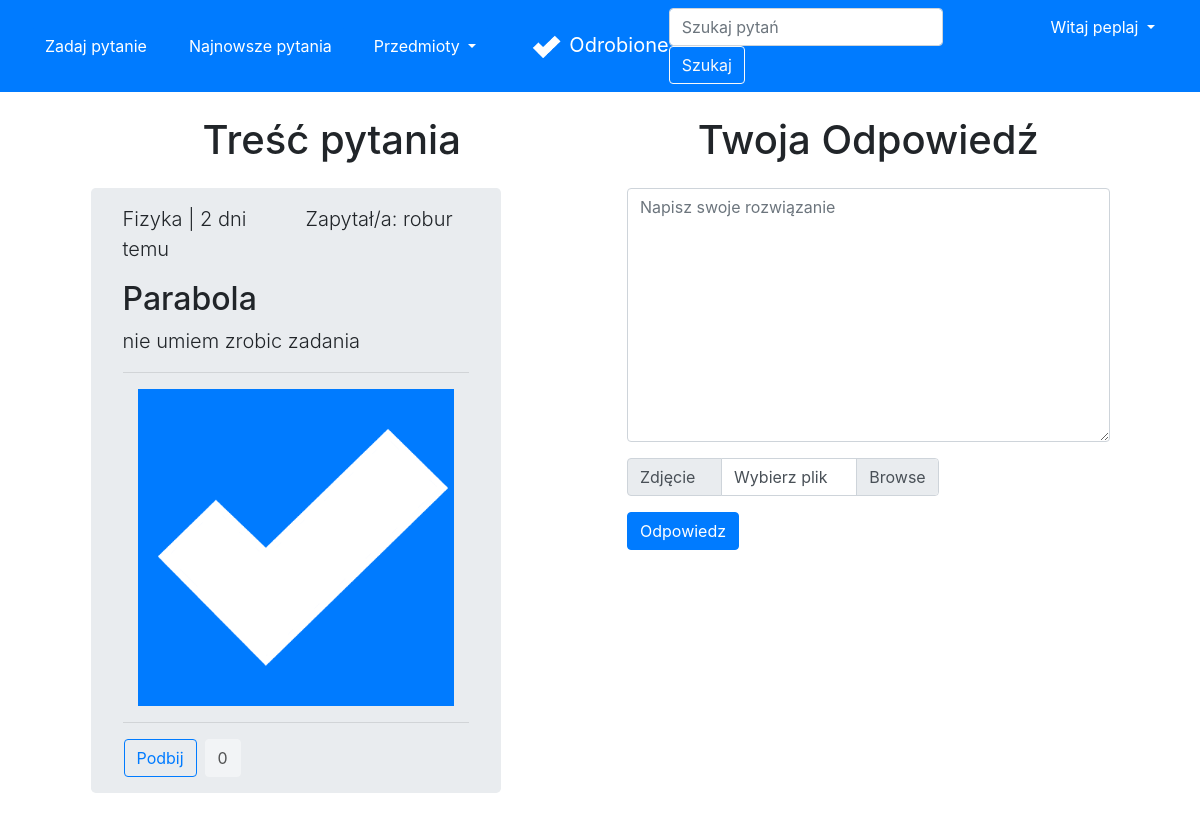
/latest/24/createAnswer (signed in), run on an earlier commit of the app's database.
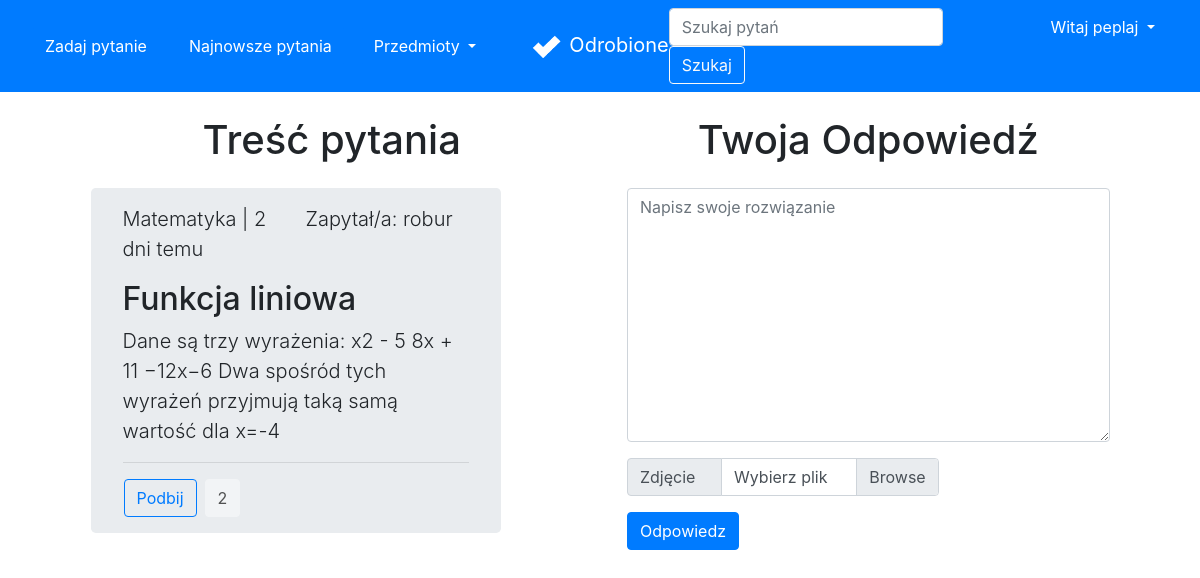
And on a later commit of the database.
### forum/models.py (models this page shows, shortened)
class Question(Model):
    title = CharField(max_length=300)
    desc = TextField()
    image = ImageField(upload_to='images/', blank=True)
    createDate = DateTimeField(auto_now_add=True)
    user = ForeignKey(User, on_delete=CASCADE)
    schools = [
        ('', 'Wybierz szkołę'),
        ('ps', 'Szkoła Podstawowa'),
        ('ms', 'Szkoła Średnia'),
        ('cl', 'Studia'),
    ]
    school = CharField(max_length=2, choices=schools,
                       default='')
    subjects = [
        ('', 'Wybierz przedmiot'),
        ('mat', 'Matematyka'),
        ('fiz', 'Fizyka'),
        ('inf', 'Informatyka'),
        ('pol', 'Język Polski'),
        ('ang', 'Język Angielski'),
        ('nmc', 'Język Niemiecki'),
        ('his', 'Historia'),
        ('bio', 'Biologia'),
        ('che', 'Chemia'),
        ('geo', 'Geografia'),
    ]
    subject = CharField(max_length=3, choices=subjects,
                        default='')
    likes = ManyToManyField(User, related_name='likes', blank=True)
    def total_likes(self):
        return self.likes.count()
    def display_time(self):
        mytimezone = timezone.utc
        now = datetime.now(mytimezone)
        diff = (now - self.createDate).days
        if diff == 0:
            if str(now - self.createDate).split(":")[0] == "0":
                if now.hour == self.createDate.hour and now.minute - self.createDate.minute != 0:
                    return str(now.minute - self.createDate.minute)+" min. temu"
                if now.minute - self.createDate.minute != 0:
                    return str(now - self.createDate).split(":")[1]+" min. temu"
                else:
                    return "teraz"
            else:
                return str(now - self.createDate).split(":")[0] + " godz. temu"
        else:
            if diff == 1:
                return str(diff)+" dzień temu"
            else:
                return str(diff)+" dni temu"
    def display_subject(self):
        mySubjects = {'mat': 'Matematyka', 'fiz': 'Fizyka', 'inf': 'Informatyka',
                      'pol': 'Język Polski', 'ang': 'Język Angielski', 'nmc': 'Język Niemiecki',
                      'his': 'Historia', 'bio': 'Biologia', 'che': 'Chemia', 'geo': 'Geografia'}
        return mySubjects[self.subject]

### accounts/models.py (models this page shows)
class User(AbstractUser):
    email = models.EmailField(_('email address'), unique=True)

### forum/views.py (the view, shortened to what this page needs)
# urls.py: path('latest/<int:questionId>/createAnswer',
@login_required
def createAnswer(request, questionId):
    question = get_object_or_404(Question, pk=questionId)
    if request.method == 'GET':
        return render(request, 'forum/createAnswer.html', {'form': AnswerForm(), 'question': question})

### forum/forms.py
class AnswerForm(forms.ModelForm):
    class Meta:
        model = Answer
        fields = ('desc', 'image')

### forum/templates/forum/createAnswer.html (shortened to what this page needs)
{% extends 'forum/base.html' %}
{% block content %}
<div class="row justify-content-center mb-3">
    <div class="col-md-5 mt-4">
        <h1 class="mb-4 text-center">Treść pytania</h1>
        <div class="jumbotron py-3" style="height: fit-content; width: 85%;">
            <div class="row">
                <div class="col text-left">
                    <p class="lead">{{question.display_subject}} | {{question.display_time}}</p>
                </div>
                <div class="col text-right mr-3">
                    <p class="lead">Zapytał/a: {{question.user}}</p>
                </div>
            </div>
            <h2 class="display">{{question.title}}</h2>
            <p class="lead">{{question.desc}}</p>
            <hr class="my-2">
            {% if question.image %}
            <div class="container text-center">
                <img src="{{question.image.url}}" class="img-fluid my-2">
            </div>
            <hr class="my-2">
            {% endif %}
            <div class="row mt-3">
                <div class="col content-left">
                    <div class="row">
                        <form action="{% url 'like' question.id %}" method="POST">
                            {% if question.is_liked %}
                            <button type="submit" class="btn btn-primary ml-3">Podbij</button>
                            {% else %}
                            <button type="submit" class="btn btn-outline-primary ml-3">Podbij</button>
                            {% endif %}
                        </form>
                        <a class="btn btn-light disabled ml-2" style="color: black;" href="#"
                            role="button">{{question.total_likes}}</a>
                    </div>
                </div>
            </div>
        </div>
    </div>
    <div class="col-md-5 ml-4">
        <br>
        <h1 class="mb-4 text-center">Twoja Odpowiedź</h1>
        <form method="POST">
            <div class="form-group">
                <textarea name="desc" class="form-control" cols="40" rows="10" required="" id="id_desc"
                    placeholder="Napisz swoje rozwiązanie"></textarea>
            </div>
            <div class="row">
                <div class="col-md-8">
                    <div class="input-group mb-3">
                        <div class="input-group-prepend">
                            <span class="input-group-text" style="width: 95px;">Zdjęcie</span>
                        </div>
                        <div class="custom-file">
                            <label class="custom-file-label" for="id_image">Wybierz plik</label>
                        </div>
                    </div>
                </div>
            </div>
            <button type="submit" class="btn btn-primary">Odpowiedz</button>
        </form>
    </div>
</div>
{% endblock content %}

What changed in the data, as far as the page shows it:
changed Question "2 dni temu": display_subject "Fizyka" → "Matematyka"; title "Parabola" → "Funkcja liniowa"; desc "nie umiem zrobic zadania" → "Dane są trzy wyrażenia: x2 - 5 8x + 11 −12x−6 Dwa spośród tych wyrażeń przyjmują taką samą wartość dla x=-4"; total_likes "0" → "2"; image "images/logo.png" → empty (drawn); image: picture removed
